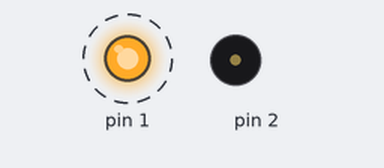
Simulated run of this sketch. Board: Arduino Uno, built with avr-gcc and run on an emulated ATmega328P. Parts: output pins drawn as LEDs (lit = HIGH), buzzer (waves = sounding). Dashed ring = blinking.

Above: at 0.2 s.
Timing chart, 0 to 40.0 s (numbered marks = the images above):
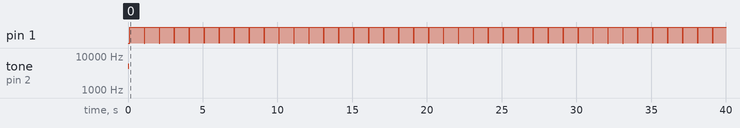

The sketch:

buzzer.ino
```cpp
void setup() {
   pinMode(2, OUTPUT); // объявляем пин 10 как выход
   pinMode(1, OUTPUT);
}

void loop() {
  tone (2, 5000);
  delay(100);
  noTone(2);
  for(int i = 0; i < 100 ; i++) {
    delay(10);
    digitalWrite(1, 1);
    delay(990);
    digitalWrite(1, 0);
    }
}
```

Measured:
- by itself, pin 1: alternates HIGH for 0.99 s and LOW for 0.01 s
- by itself, tone on pin 2: silent → 5000 Hz at 0.00 s, → silent 0.10 s later
